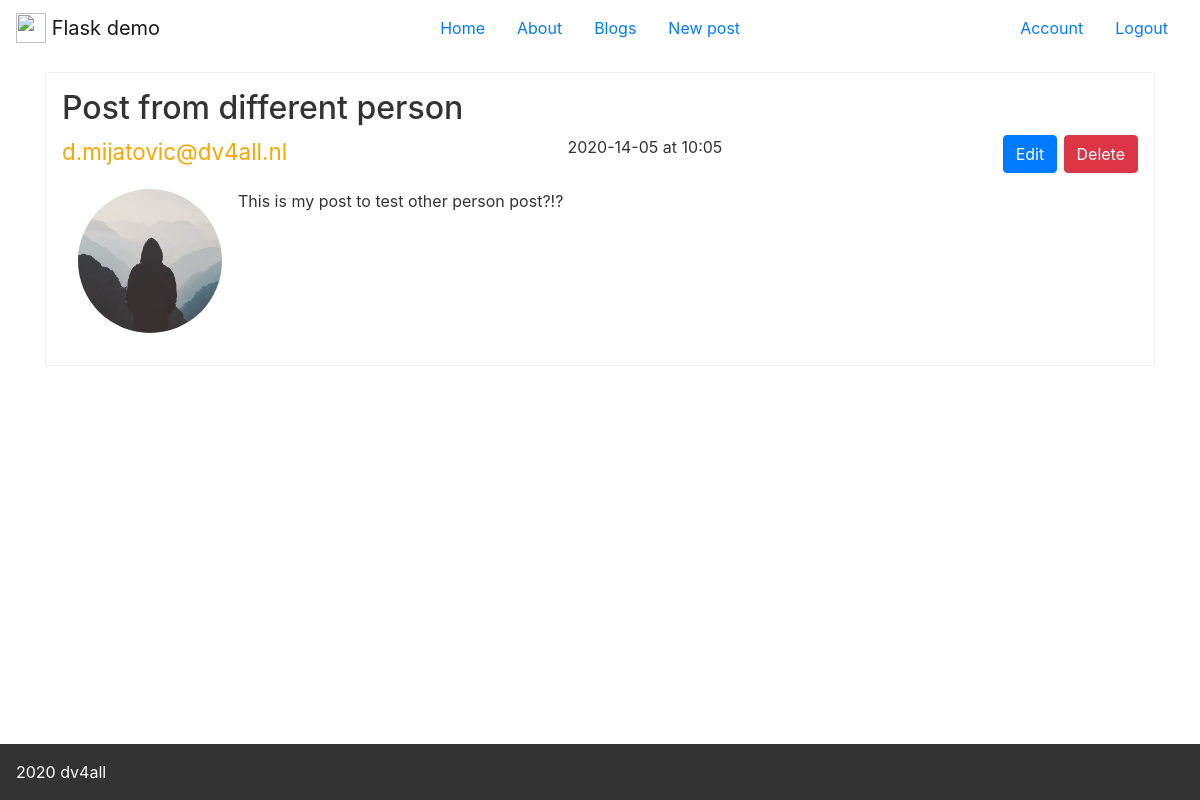
Screenshot of /blogs/4 (signed in) with the database file from the repository.
### app/models.py (models this page shows, shortened)
class Post(db.Model):
  id = db.Column(db.Integer,primary_key=True)
  title = db.Column(db.String(254), nullable=False)
  createdAt = db.Column(db.DateTime, nullable=False, default=datetime.utcnow)
  content = db.Column(db.Text, nullable=False)
  user_id = db.Column(db.Integer,db.ForeignKey('user.id'),nullable=False)

class User(db.Model, UserMixin):
  id = db.Column(db.Integer,primary_key=True)
  username = db.Column(db.String(100),unique=True,nullable=False)
  email = db.Column(db.String(100),unique=True,nullable=False)
  picture = db.Column(db.String(20), unique=False,nullable=False,default="default.jpg")
  password = db.Column(db.String(60),nullable=False)
  posts = db.relationship('Post', backref="author", lazy=True)

### app/routes.py (the view)
@app.route("/blogs/<int:id>",methods=["GET"])
@login_required
def blogs_view(id):
  post = Post.query.get_or_404(id)
  return render_template("blog_view.html",
    title=post.title,
    post=post,
    routes=routes
  )

### app/models.py (called while the page is built)
@login_manager.user_loader
def load_user(user_id):
  return User.query.get(int(user_id))

### app/templates/blog_view.html
{% extends "layout.html" %}
{% block content %}
<section class="blog-post">
  <h2>{{post.title}}</h2>
  <div class="blog-header">
    <span class="user-name">
      {{post.author.username}}
    </span>
    <span class="data-time">
      {{post.createdAt.strftime('%Y-%d-%m at %H:%m')}}
    </span>
    <span>
      <a href="{{url_for('blogs_edit',id=post.id)}}"
        class="btn btn-primary">Edit</a>
      <a href="{{url_for('blogs_delete',id=post.id)}}"
        class="btn btn-danger">Delete</a>
    </span>
  </div>
  <div class="blog-body">
    <img src="{{url_for('static',filename='profiles/' + post.author.picture)}}" alt="" class="rounded-circle article-img avatar-small">
    <div class="blog-content">
      {{post.content}}
    </div>
  </div>
</section>
{% endblock content %}

### app/static/index.css (style rules this page uses)
.avatar-small { min-width: 9rem; height: 9rem; margin: 1rem; }

### app/static/variables.css (style rules this page uses)
:root { --color-primary: #eb2f64; --color-primary-light: #FF3366; --color-primary-dark: #BA265D; --color-light-0: #fff; --color-light-1: #faf9f9; --color-light-2: #f4f2f2; --color-light-3: #f0eeee; --color-light-4: #ccc; --color-dark-1: #333; --color-dark-2: #777; --color-dark-3: #999; --warn-color: red; --box-shadow-1: 0 2rem 6rem rgba(0,0,0,.3); --box-shadow-2: 0 2rem 5rem rgba(0,0,0,.07); --box-shadow-3: 0 0.2rem 1rem rgba(0,0,0,.2); --box-shadow-4: 0 1rem 1.5rem rgba(0, 0, 0, 0.3); --box-shadow-xs: 0 0.1rem 0.5rem rgba(0,0,0,.2); --box-shadow-sm: 0 0.2rem 1rem rgba(0,0,0,.2); --box-shadow-md: 0 1rem 4rem rgba(0,0,0,.2); --box-shadow-lg: 0 2rem 8rem rgba(0,0,0,.2); --border-1: 1px solid var(--color-light-3); --border-2: 1px solid var(--color-light-2); --body-content-width: 90vw; }

### app/static/layout.css (style rules this page uses)
body { min-height: 100vh; display: grid; grid-template-rows: auto 1fr auto; grid-gap: 1rem; }

### app/static/blog.css (style rules this page uses)
.blog-post { padding: 1rem; border: 1px solid var(--color-light-3,#999); border-radius: 2px; margin-bottom: 1rem; }
.blog-post h2 { color: var(--color-dark-1,#000); }
.blog-header { display: flex; justify-content: space-between; color: var(--color-accent,orange); font-size: 1.4rem; }
.blog-body { display:flex; }
.data-time { color: var(--color-dark-1,#333); font-size: 1rem; }
.blog-content { padding: 1rem 0rem; color: var(--color-dark-1,#333); }

### rows the page displays
Post: title "Post from different person", createdAt "2020-14-05 at 10:05", content "This is my post to test other person post?!?"
User: author.username "d.mijatovic@dv4all.nl", picture (placeholder picture)

### other values shown
{{ route.label }} "Home" "About" "Blogs" "New post"
